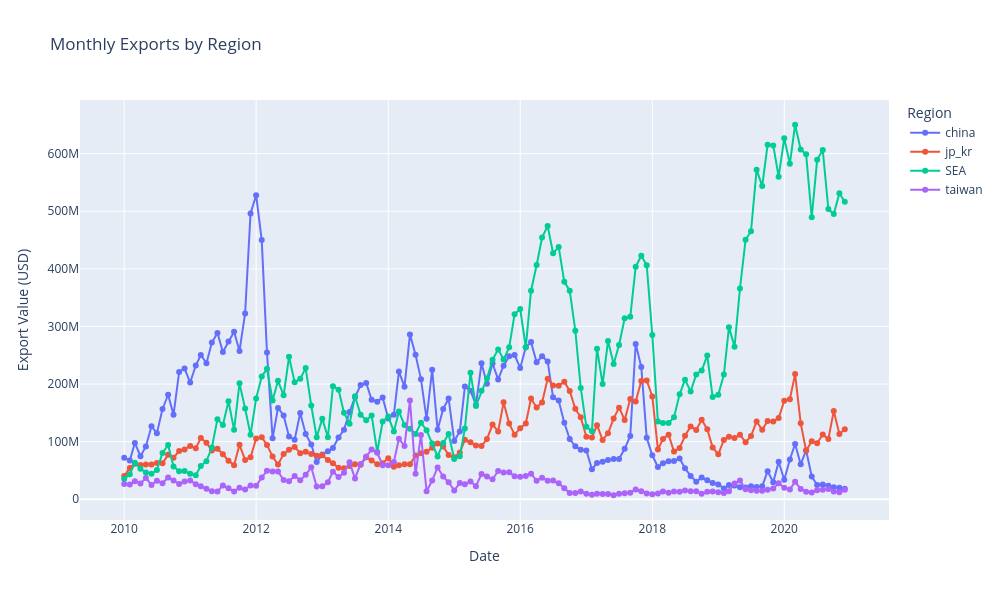

Here is the notebook cell this chart was saved with:
### Code cell
# plot the absolute values
plot_regions(df2[['china', 'jp_kr', 'SEA', 'taiwan']], '2010-01-01', '2020-12-01')

### Figure 1 — Plotly figure (JSON) as saved in the notebook; plotly's stock layout.template omitted (floating-point values rounded to 4 significant figures; data arrays with more than 128 entries replaced by an {"elided": "..."} marker saying what was removed)
{"data": [{"mode": "lines+markers", "name": "china", "type": "scatter", "x": {"elided": "132 str values"}, "y": {"elided": "132 float values"}}, {"mode": "lines+markers", "name": "jp_kr", "type": "scatter", "x": {"elided": "132 str values"}, "y": {"elided": "132 float values"}}, {"mode": "lines+markers", "name": "SEA", "type": "scatter", "x": {"elided": "132 str values"}, "y": {"elided": "132 float values"}}, {"mode": "lines+markers", "name": "taiwan", "type": "scatter", "x": {"elided": "132 str values"}, "y": {"elided": "132 float values"}}], "layout": {"height": 600, "hovermode": "x unified", "legend": {"title": {"text": "Region"}}, "title": {"text": "Monthly Exports by Region"}, "width": 1000, "xaxis": {"title": {"text": "Date"}}, "yaxis": {"title": {"text": "Export Value (USD)"}}}}
